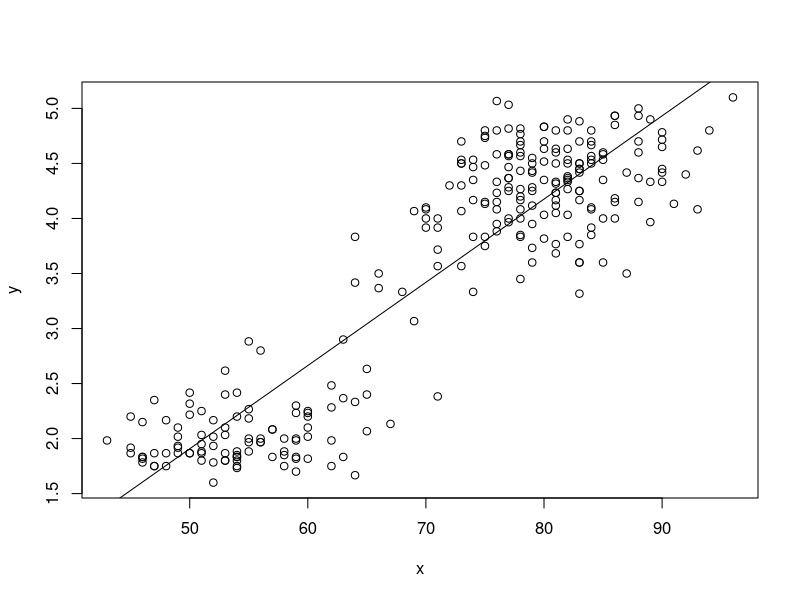
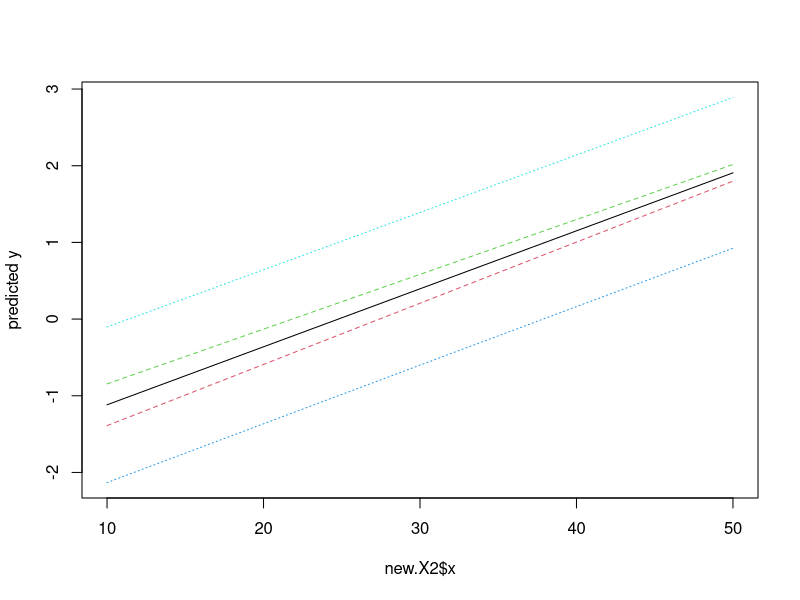
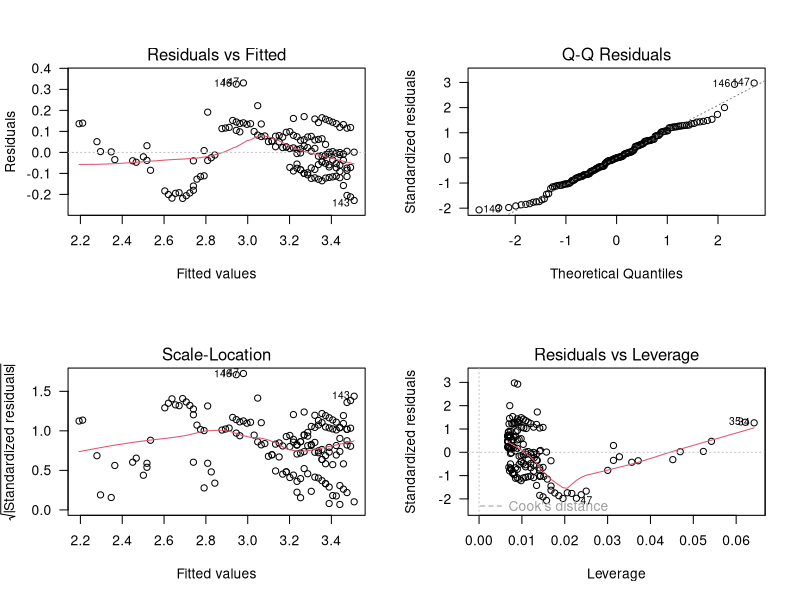
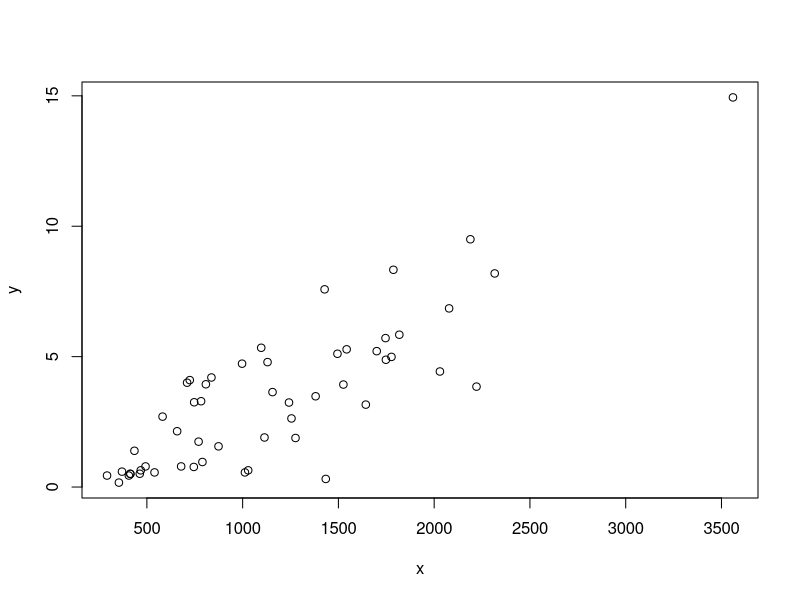
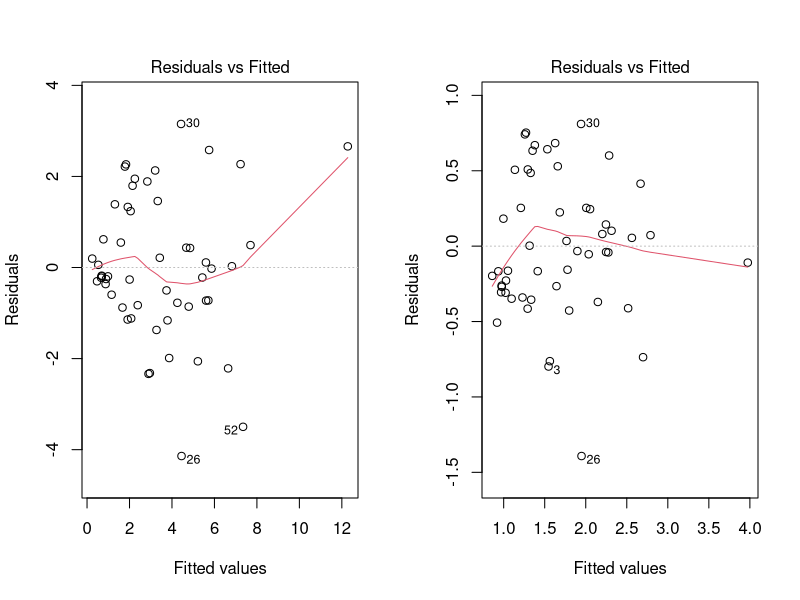
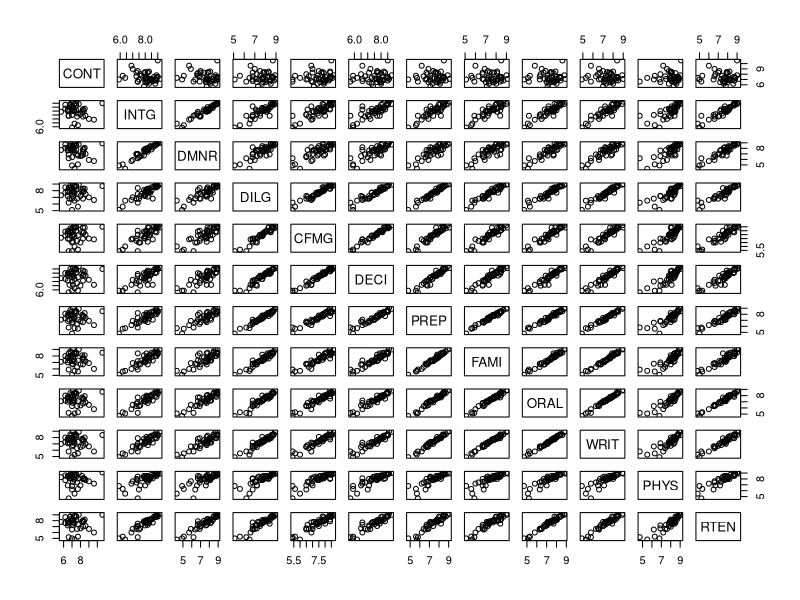

The R script that drew these images, in order:
# C제11장 단순회귀분석


# R 예제: 단순회귀분석(학생시험성적)

score <- read.csv("score.csv"); 
y = score$Final; x = score$Midterm;
head(score)
reg.y = lm(y~x) # 회귀분석
summary(reg.y) # 회귀분석 요약

anova(reg.y) # 분산분석


# R 예제: 단순회귀분석 faithful

head(faithful)
x=faithful$waiting; y=faithful$eruptions
reg_y= lm(y ~ x) # 회귀분석
plot(x,y)
abline(reg_y)
summary(reg_y) # 회귀분석 요약
anova(reg_y) # 분산분석

coef = summary(reg_y)$coefficients; coef  # 추정된 회귀식의 파라미터
n=length(y); n
alpha = .05;
t.half.alpha = qt(1-alpha/2, df=n-2);t.half.alpha
CI0 = c(-t.half.alpha, t.half.alpha) 
coef[1,1]+CI0*coef[1,2] # 신뢰구간 for b0
coef[2,1]+CI0*coef[2,2] # 신뢰구간 for b1

new.X1 = data.frame(x=85)
predict(reg_y, new.X1, interval="confidence") # 평균 반응치에서의 신뢰구간
predict(reg_y, new.X1, interval="predict")   # 예측구간

new.X2 <- data.frame(x = seq(10, 50, 1))
predict(lm(y ~ x), new.X2, se.fit = TRUE)
pred.w.p.lim <- predict(lm(y ~ x), new.X2, interval = "prediction")
pred.w.c.lim <- predict(lm(y ~ x), new.X2, interval = "confidence")
matplot(new.X2$x, cbind(pred.w.c.lim, pred.w.p.lim[,-1]),
        lty = c(1,2,2,3,3), type = "l", ylab = "predicted y")



# R 예제: 회귀분석(Ivy league grade)

Ivy.grade.data <- read.csv("Ivy_grade.csv")
head(Ivy.grade.data)
x=Ivy.grade.data$Year; y=Ivy.grade.data$Grade;
reg_y=lm(y~x) # 회귀분석
summary(reg_y) # 회귀분석 요약
anova(reg_y) # 분산분석

# R 예제: 회귀분석진단


opar<-par(mfrow = c(2,2))
plot(reg_y, las=1) # Residuals vs Fitted, Normal Q-Q, Scale-Location, Residuals vs Leverage 플라팅
par(opar) # 이전 파라미터 세팅으로 복구


# R 예제: 변수 변환


elec.data = read.csv("Electricity.csv")
head(elec.data)
x=elec.data$Usage;y=elec.data$Demand
plot(x,y)  # 플라팅
reg_y = lm(y ~ x) # 회귀분석 
summary(reg_y) # 회귀분석 요약
anova(reg_y) # 분산분석

sqrt.y = sqrt(y) # 분산을 안정화 시키기 위한 Transform
reg_y2 = lm(sqrt.y ~ x) # 회귀분석
summary(reg_y2) # 회귀분석 요약
anova(reg_y2) # 분산분석 
opar <- par(mfrow = c(1,2))
plot(reg_y, which=1);plot(reg_y2, which=1) # Residuals vs Fitted 플라티
par(opar) # 이전 파라미터 세팅으로 복구


# R 예제: 상관계수 검정

X1 = c(34,37,38,20,24,79,202,236,233,214)
X2 = c(3301, 3821, 3867, 5181, 6544, 7965, 9181, 11523, 10662, 9988)
cor.test(X1,X2) # 상관계수 검정


# R 예제: 상관성 검정
head(USJudgeRatings) # "USJudgeRatings" 데이터 윗 부분 보기
require(graphics) # 패키지 실행 및 부착
pairs(USJudgeRatings) # 각 변수별 산점도 플라팅
cor.test(~ CONT + INTG, data = USJudgeRatings) # 상관성 검정

